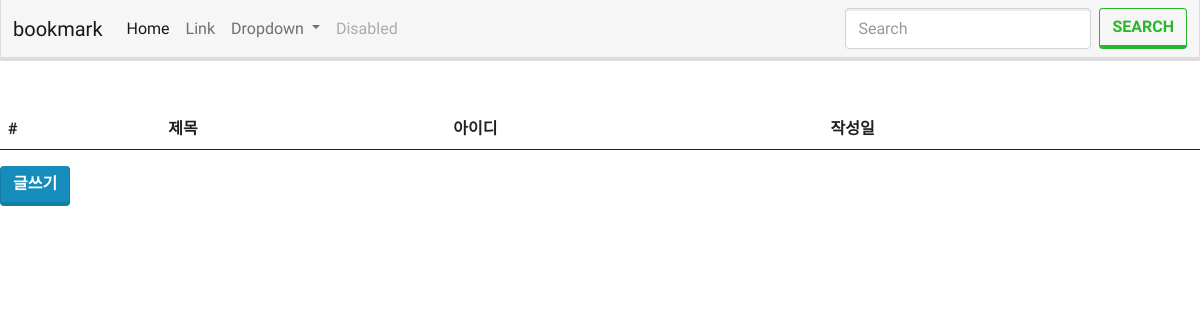
The page /board/board_list/ on the database as committed earlier.
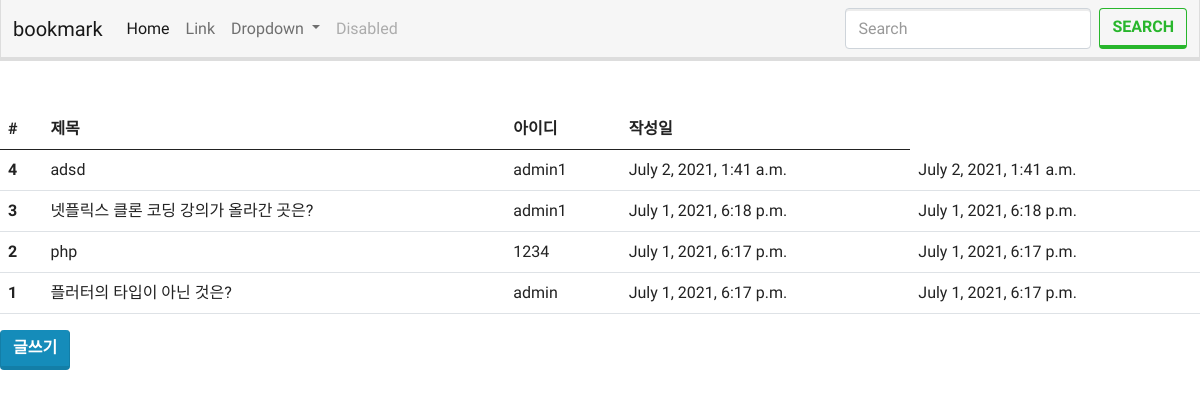
The same page on the database as committed later.
### board/models.py (models this page shows, shortened)
class Board(models.Model):
    title       = models.CharField(max_length=200, verbose_name="제목")
    contents    = models.TextField(verbose_name="내용")
    writer      = models.ForeignKey('member.BoardMember', on_delete=models.CASCADE, verbose_name="작성자")
    created_at  = models.DateTimeField(auto_now_add=True, verbose_name="작성일")
    updated_at  = models.DateTimeField(auto_now=True, verbose_name="최종수정일")
    class Meta:
        db_table            = 'boards'
        verbose_name        = '게시판'
        verbose_name_plural = '게시판'

### member/models.py (models this page shows)
class BoardMember(models.Model):
    username=models.CharField(max_length=100)
    email       = models.EmailField(max_length=100, verbose_name='유저메일')
    password    = models.CharField(max_length=100, verbose_name='유저PW')
    created_at  = models.DateTimeField(auto_now_add=True, verbose_name='가입날짜')
    updated_at  = models.DateTimeField(auto_now=True, verbose_name='마지막수정일')
    def __str__(self):
        return self.username
    class Meta:
        db_table            = 'boardmembers'
        verbose_name        = '게시판멤버'
        verbose_name_plural = '게시판멤버'

### board/views.py (the view)
# urls.py: path('board_list/',board_list),
def board_list(request):
    boards= Board.objects.all().order_by('-id')
    return render(request, 'board_list.html', {"boards":boards})

### board/templates/board_list.html
{% extends "base.html" %}
{% block content %}
<div class="row mt-5">
  <div class="col-12">
    <table class="table">
      <thead class="thead-dark">
        <tr>
          <th scope="col">#</th>
          <th scope="col">제목</th>
          <th scope="col">아이디</th>
          <th scope="col">작성일</th>
        </tr>
      </thead>
      <tbody>
        {% for board in boards%}
        <tr>
          <th scope="row">{{board.id}}</th>
          <td>{{board.title}}</td>
          <td>{{board.writer}}</td>
          <td>{{board.created_at}}</td>
          <td>{{board.updated_at}}</td>
        </tr>
        {% endfor %}
        </tbody>
    </table>
  </div>
</div>
<div class="row">
  <div class="col-12">
    <button class="btn btn-primary">글쓰기</button>
  </div>
</div>
{% endblock %}

### templates/base.html (shortened to what this page needs)
<!DOCTYPE html>
<html lang="en" dir="ltr">
  <head>
    <link href="https://cdn.jsdelivr.net/npm/bootstrap@5.0.0-beta2/dist/css/bootstrap.min.css" rel="stylesheet">
    {%load static%}
    <link rel="stylesheet" href="/static/bootstrap.min.css" />
  </head>
  <body>
    <nav class="navbar navbar-expand-lg navbar-light bg-light">
  <div class="container-fluid">
    <a class="navbar-brand" href="#">bookmark</a>
    <div class="collapse navbar-collapse" id="navbarSupportedContent">
      <ul class="navbar-nav me-auto mb-2 mb-lg-0">
        <li class="nav-item">
          <a class="nav-link active" aria-current="page" href="#">Home</a>
        </li>
        <li class="nav-item">
          <a class="nav-link" href="#">Link</a>
        </li>
        <li class="nav-item dropdown">
          <a class="nav-link dropdown-toggle" href="#" id="navbarDropdown" role="button" data-bs-toggle="dropdown" aria-expanded="false">
            Dropdown
          </a>
        </li>
        <li class="nav-item">
          <a class="nav-link disabled" href="#" tabindex="-1" aria-disabled="true">Disabled</a>
        </li>
      </ul>
      <form class="d-flex">
        <input class="form-control me-2" type="search" placeholder="Search" aria-label="Search">
        <button class="btn btn-outline-success" type="submit">Search</button>
      </form>
    </div>
  </div>
</nav>
    {%block content%}{%endblock%}
  </body>
</html>

Rows that differ between the two databases and show on the page:
added Board: id "4", title "adsd", writer "admin1", created_at "July 2, 2021, 1:41 a.m.", updated_at "July 2, 2021, 1:41 a.m."
added Board: id "3", title "넷플릭스 클론 코딩 강의가 올라간 곳은?", writer "admin1", created_at "July 1, 2021, 6:18 p.m.", updated_at "July 1, 2021, 6:18 p.m."
added Board: id "2", title "php", writer "1234", created_at "July 1, 2021, 6:17 p.m.", updated_at "July 1, 2021, 6:17 p.m."
added Board: id "1", title "플러터의 타입이 아닌 것은?", writer "admin", created_at "July 1, 2021, 6:17 p.m.", updated_at "July 1, 2021, 6:17 p.m."
